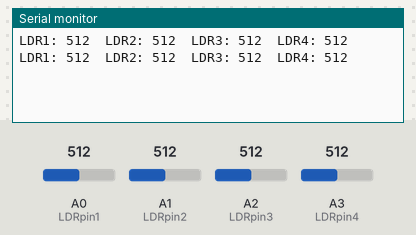
The sketch below on a simulated Arduino Uno, built with avr-gcc and run on an emulated ATmega328P. On the bench: the last lines printed to the serial monitor. The inputs (shaded band) are chosen by the test bench; at power-on: A0 (LDRpin1) = 512, A1 (LDRpin2) = 512, A2 (LDRpin3) = 512, A3 (LDRpin4) = 512.

Above: at 2.8 s.
2.9 s: A0 (LDRpin1) set to 716
At 5.1 s:
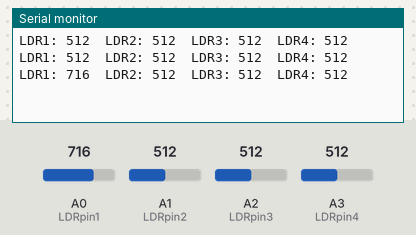
5.6 s: A1 (LDRpin2) set to 716
At 6.6 s:
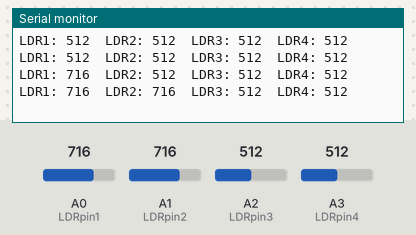
8.3 s: A2 (LDRpin3) set to 716
At 10.8 s:
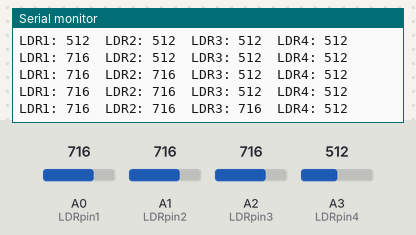
11.0 s: A3 (LDRpin4) set to 716
At 12.6 s:
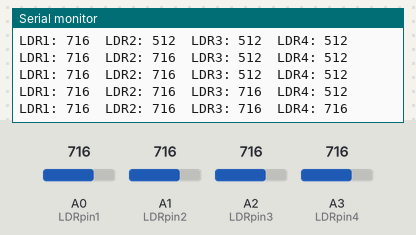
13.7 s: A0 (LDRpin1) set to 992
At 15.3 s:
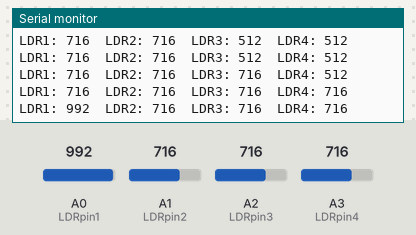
16.4 s: A1 (LDRpin2) set to 992
At 18.5 s:
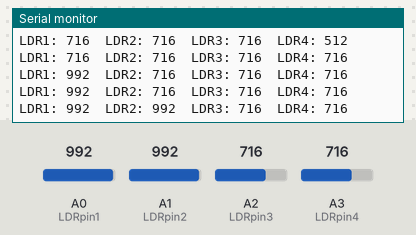
Timing chart, 0 to 20.0 s (numbered marks = the images above; inputs shaded):
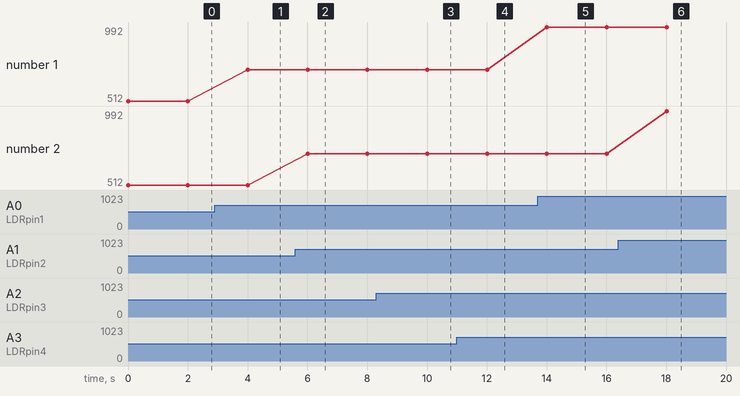

The sketch:

LDR_test.ino
```cpp
#define LDRpin1 A0
#define LDRpin2 A1
#define LDRpin3 A2
#define LDRpin4 A3

int LDRValue1 = 0;
int LDRValue2 = 0;
int LDRValue3 = 0;
int LDRValue4 = 0;

void setup()
{
  Serial.begin(9600);
}

void loop()
{
  LDRValue1 = analogRead(LDRpin1);
  LDRValue2 = analogRead(LDRpin2);
  LDRValue3 = analogRead(LDRpin3);
  LDRValue4 = analogRead(LDRpin4);

  Serial.print("LDR1: ");
  Serial.print(LDRValue1);
  Serial.print("\tLDR2: ");
  Serial.print(LDRValue2);
  Serial.print("\tLDR3: ");
  Serial.print(LDRValue3);
  Serial.print("\tLDR4: ");
  Serial.println(LDRValue4);

  delay(2000); // Adjust delay as needed
}
```

Measured:
- after the input at 2.9 s, the serial monitor: prints a new line after 1.1 s (image 1)
- after the input at 5.6 s, the serial monitor: prints a new line after 0.40 s (image 2)
- after the input at 8.3 s, the serial monitor: prints a new line after 1.7 s (image 3)
- after the input at 11.0 s, the serial monitor: prints a new line after 1.0 s (image 4)
- after the input at 13.7 s, the serial monitor: prints a new line after 0.31 s (image 5)
- after the input at 16.4 s, the serial monitor: prints a new line after 1.6 s (image 6)
- plotted number 1: 512 → 716 after the input at 2.9 s, 716 → 992 after the input at 13.7 s
